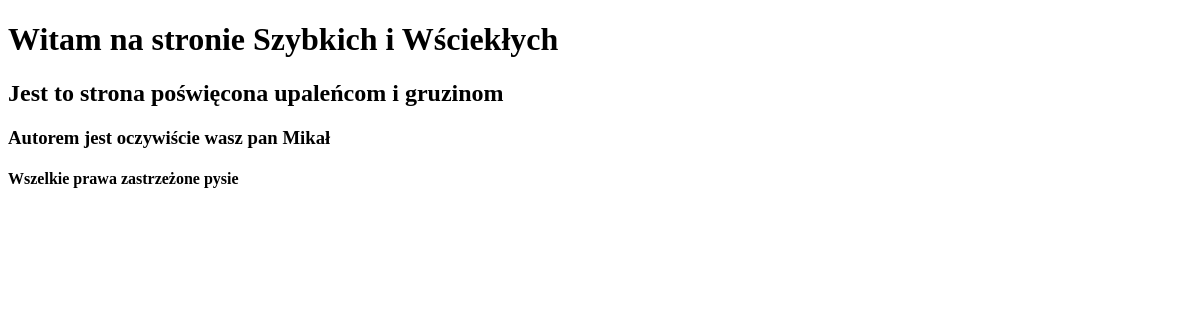
Before: / with the older database file.
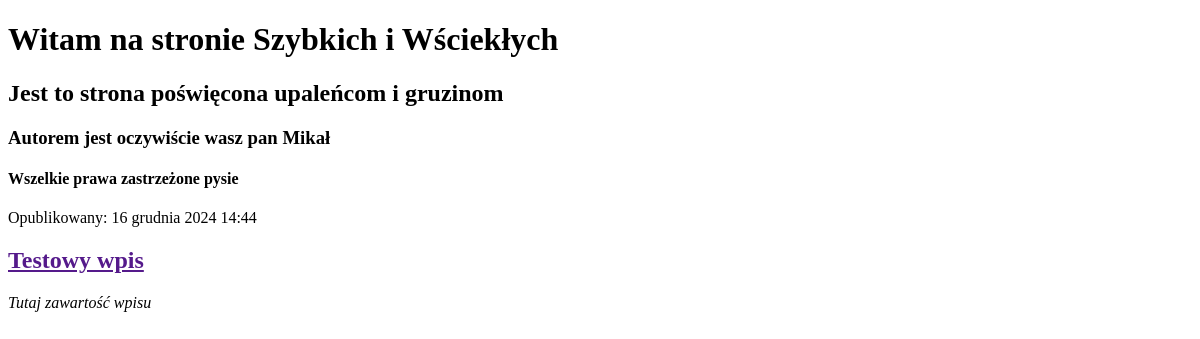
After: the same page with the newer database file.
### Blog/models.py (models this page shows, shortened)
class Post(models.Model):
    author = models.ForeignKey('auth.User', on_delete=models.CASCADE)
    title = models.CharField(max_length=250)
    text = models.TextField()
    create_date = models.DateTimeField(default=timezone.now)
    publish_date = models.DateTimeField(blank=True, null=True)

### Blog/views.py (the view)
# urls.py: path('', views.post_list, name='post_list'),
def post_list(request):
    posts = Post.objects.filter(publish_date__lte=timezone.now()).order_by('publish_date')
    return render(request, 'blog/post_list.html', {'posts': posts})

### Blog/templates/blog/post_list.html (shortened to what this page needs)
<!DOCTYPE html>
    <html lang="pl">
        <head>
        </head>
<body>
    <div>
        <h1>Witam na stronie Szybkich i Wściekłych</h1>
        <h2>Jest to strona poświęcona upaleńcom i gruzinom</h2>
        <h3>Autorem jest oczywiście wasz pan Mikał</h3>
        <h4>Wszelkie prawa zastrzeżone pysie</h4>
    </div>
        {% for post in posts %}
    <div>
        <p>Opublikowany: {{ post.publish_date }}</p>
        <h2><a href="">{{ post.title }}</a></h2>
        <em>{{ post.text|linebreaksbr }}</em>
    </div>
    {% endfor %}
</body>
</html>

Changed rows visible on the page:
added Post: publish_date "16 grudnia 2024 14:44", title "Testowy wpis", text "Tutaj zawartość wpisu"
